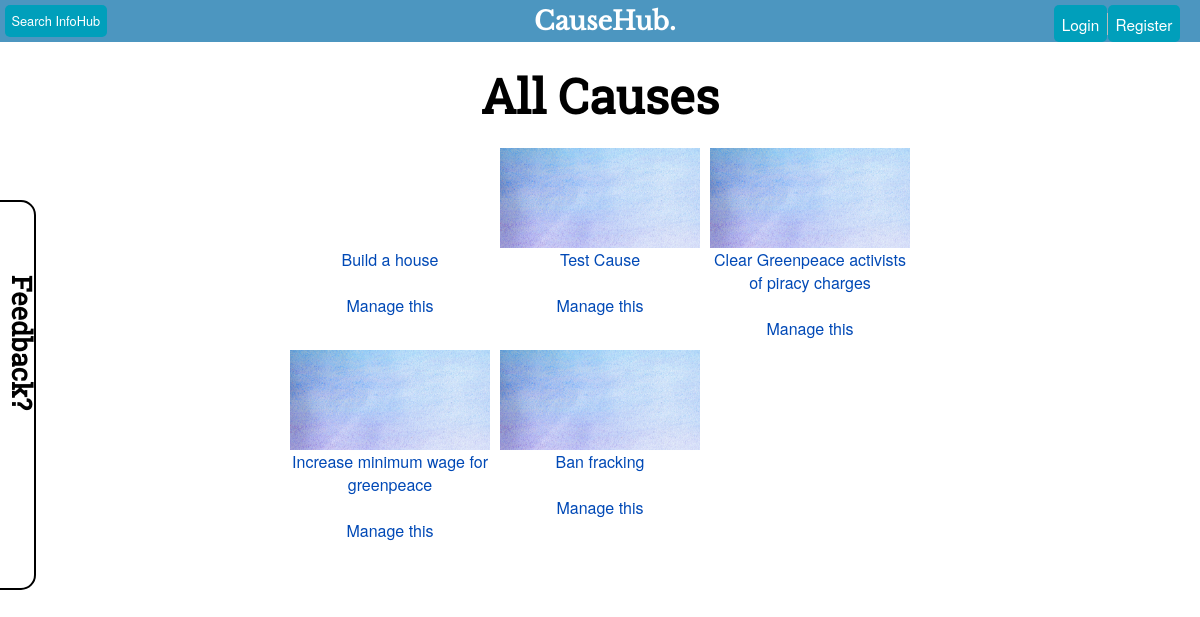
Before: /browse/index.php with the older database file.
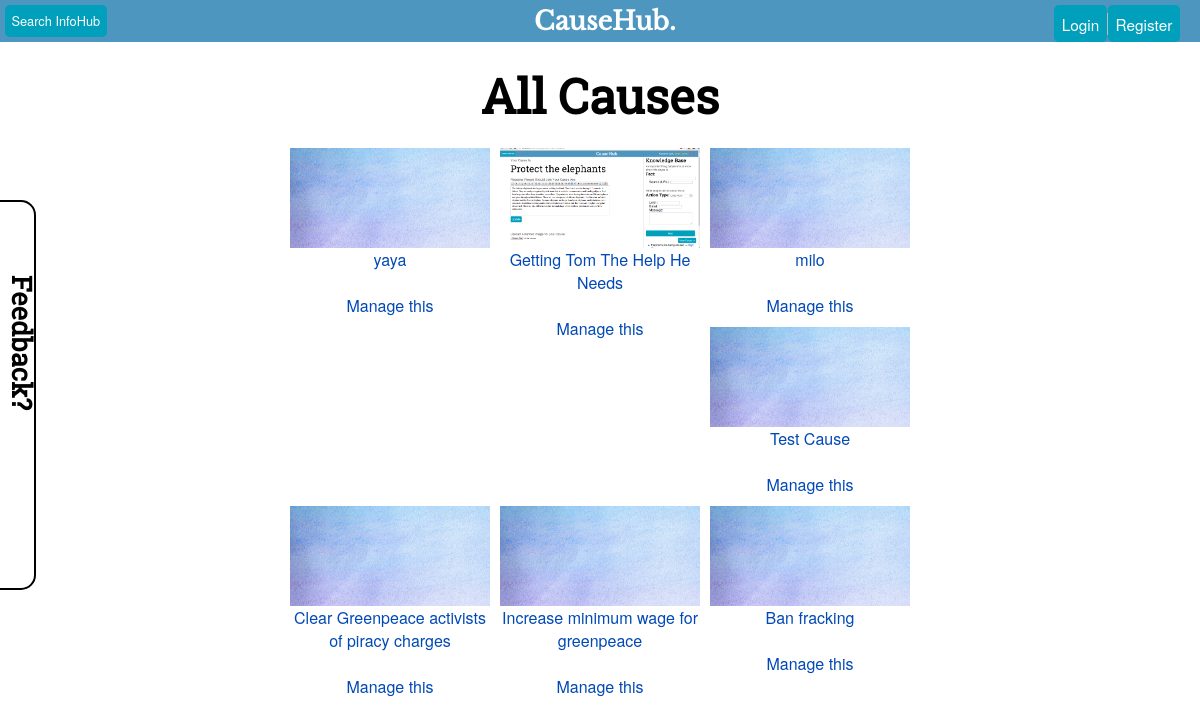
After: the same page with the newer database file.
### tables this page shows
CREATE TABLE IF NOT EXISTS `causes` (
  `id` int(11) NOT NULL AUTO_INCREMENT,
  `uid` int(11) NOT NULL,
  `name` varchar(100) NOT NULL,
  `slug` varchar(50) NOT NULL,
  `started` varchar(30) NOT NULL,
  `banner` varchar(15) NOT NULL,
  `description` text NOT NULL,
  `tags` text NOT NULL,
  `hidden` int(11) NOT NULL,
  `deleted` int(11) NOT NULL,
  PRIMARY KEY (`id`)
);

### browse/index.php (the view, shortened to what this page needs)
<!DOCTYPE html>
<html>
<head>
	<link rel="stylesheet" href="/css/style.css">
	<link rel="stylesheet" href="/plugins/alertify/alertify.core.css" />
	<link rel="stylesheet" href="/plugins/alertify/alertify.default.css" />
	<link rel="stylesheet" href="/plugins/nprogress/nprogress.css" />
</head>
<body>
	<?php include ($_SERVER['DOCUMENT_ROOT'].'/scripts/header-include.php'); ?>
	<main class="dash">
		<h1>All Causes</h1>
		<section class="causeThumbs">
		<?php
		$sql = mysql_query("SELECT * FROM causes WHERE hidden='0' AND deleted='0' ORDER BY id DESC LIMIT 15");
			while($array = mysql_fetch_array($sql)){
				echo '
				<a href="/cause/'.$array['slug'].'/">
				<figure>
				  <div style="width: 200px; height: 100px; background: url(/usercontent/causebanners/'.$array['banner'].') no-repeat center center; background-size: cover;"></div>
				  <figcaption>'.$array['name'].'</figcaption><br><a href="/editcause/'.$array['slug'].'/" class="dashmanage">Manage this</a>
				</figure>
				</a>
				';
			}
		?>
	</section>
	</main>
	<?php include ($_SERVER['DOCUMENT_ROOT'].'/scripts/feedback-include.php'); ?>
</body>
</html>

Changed rows visible on the page:
no longer on this page (row edited): causes: name "Build a house"
added causes: banner (picture), name "yaya"
added causes: banner (picture), name "Getting Tom The Help He Needs"
added causes: banner (picture), name "milo"
